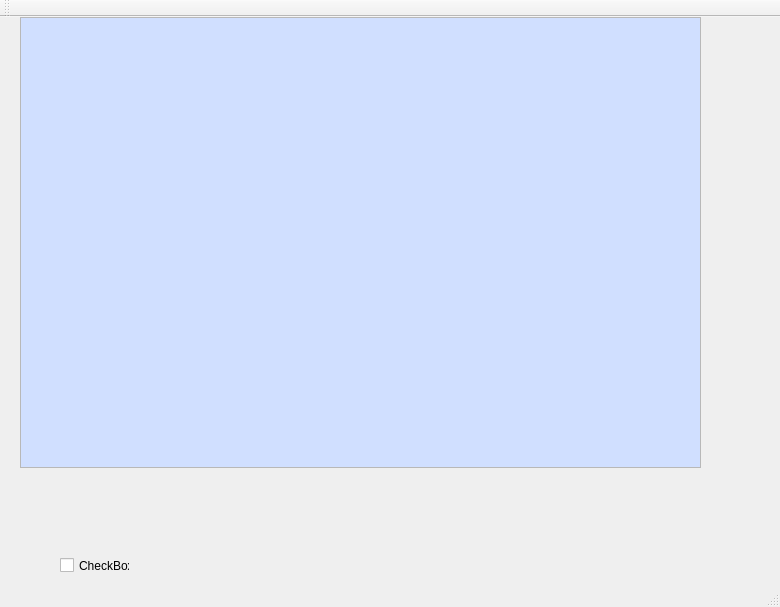
<?xml version="1.0" encoding="UTF-8"?>
<ui version="4.0">
 <class>MainWindow</class>
 <widget class="QMainWindow" name="MainWindow">
  <property name="geometry">
   <rect>
    <x>0</x>
    <y>0</y>
    <width>780</width>
    <height>607</height>
   </rect>
  </property>
  <property name="baseSize">
   <size>
    <width>100</width>
    <height>100</height>
   </size>
  </property>
  <property name="cursor">
   <cursorShape>ArrowCursor</cursorShape>
  </property>
  <property name="windowTitle">
   <string>MainWindow</string>
  </property>
  <widget class="QWidget" name="centralWidget">
   <widget class="QCheckBox" name="checkBox">
    <property name="geometry">
     <rect>
      <x>60</x>
      <y>540</y>
      <width>70</width>
      <height>17</height>
     </rect>
    </property>
    <property name="text">
     <string>CheckBox</string>
    </property>
   </widget>
   <widget class="QGraphicsView" name="graphicsView">
    <property name="geometry">
     <rect>
      <x>20</x>
      <y>0</y>
      <width>681</width>
      <height>451</height>
     </rect>
    </property>
    <property name="minimumSize">
     <size>
      <width>200</width>
      <height>200</height>
     </size>
    </property>
    <property name="palette">
     <palette>
      <active>
       <colorrole role="Base">
        <brush brushstyle="SolidPattern">
         <color alpha="255">
          <red>208</red>
          <green>223</green>
          <blue>255</blue>
         </color>
        </brush>
       </colorrole>
      </active>
      <inactive>
       <colorrole role="Base">
        <brush brushstyle="SolidPattern">
         <color alpha="255">
          <red>208</red>
          <green>223</green>
          <blue>255</blue>
         </color>
        </brush>
       </colorrole>
      </inactive>
      <disabled>
       <colorrole role="Base">
        <brush brushstyle="SolidPattern">
         <color alpha="255">
          <red>240</red>
          <green>240</green>
          <blue>240</blue>
         </color>
        </brush>
       </colorrole>
      </disabled>
     </palette>
    </property>
    <property name="cursor" stdset="0">
     <cursorShape>CrossCursor</cursorShape>
    </property>
    <property name="autoFillBackground">
     <bool>false</bool>
    </property>
    <property name="backgroundBrush">
     <brush brushstyle="SolidPattern">
      <color alpha="255">
       <red>0</red>
       <green>0</green>
       <blue>0</blue>
      </color>
     </brush>
    </property>
    <property name="foregroundBrush">
     <brush brushstyle="SolidPattern">
      <color alpha="255">
       <red>0</red>
       <green>0</green>
       <blue>0</blue>
      </color>
     </brush>
    </property>
    <property name="sceneRect">
     <rectf>
      <x>100.000000000000000</x>
      <y>100.000000000000000</y>
      <width>300.000000000000000</width>
      <height>300.000000000000000</height>
     </rectf>
    </property>
   </widget>
  </widget>
  <widget class="QMenuBar" name="menuBar">
   <property name="geometry">
    <rect>
     <x>0</x>
     <y>0</y>
     <width>780</width>
     <height>21</height>
    </rect>
   </property>
  </widget>
  <widget class="QToolBar" name="mainToolBar">
   <attribute name="toolBarArea">
    <enum>TopToolBarArea</enum>
   </attribute>
   <attribute name="toolBarBreak">
    <bool>false</bool>
   </attribute>
  </widget>
  <widget class="QStatusBar" name="statusBar"/>
 </widget>
 <layoutdefault spacing="6" margin="11"/>
 <resources/>
 <connections/>
</ui>
